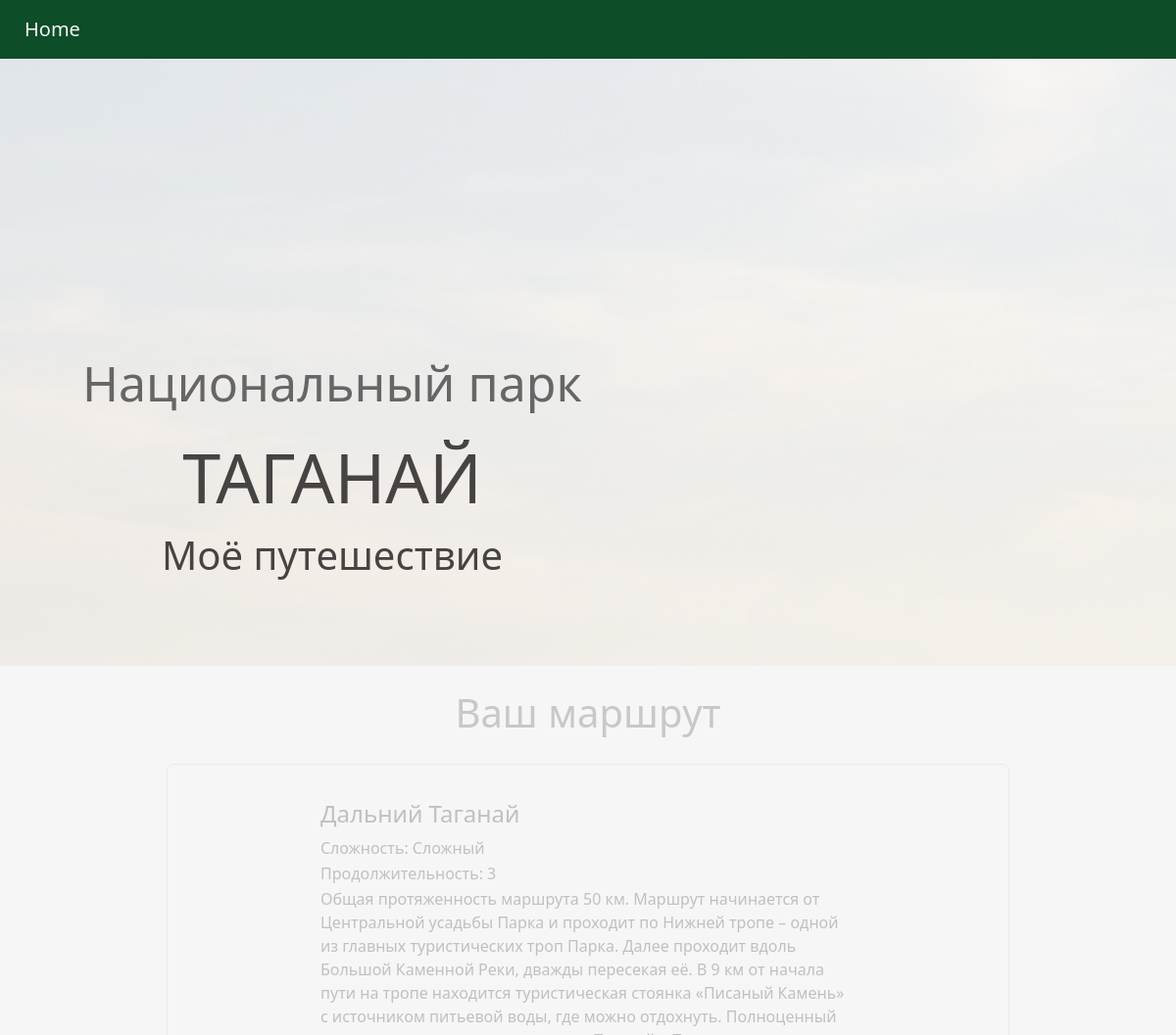
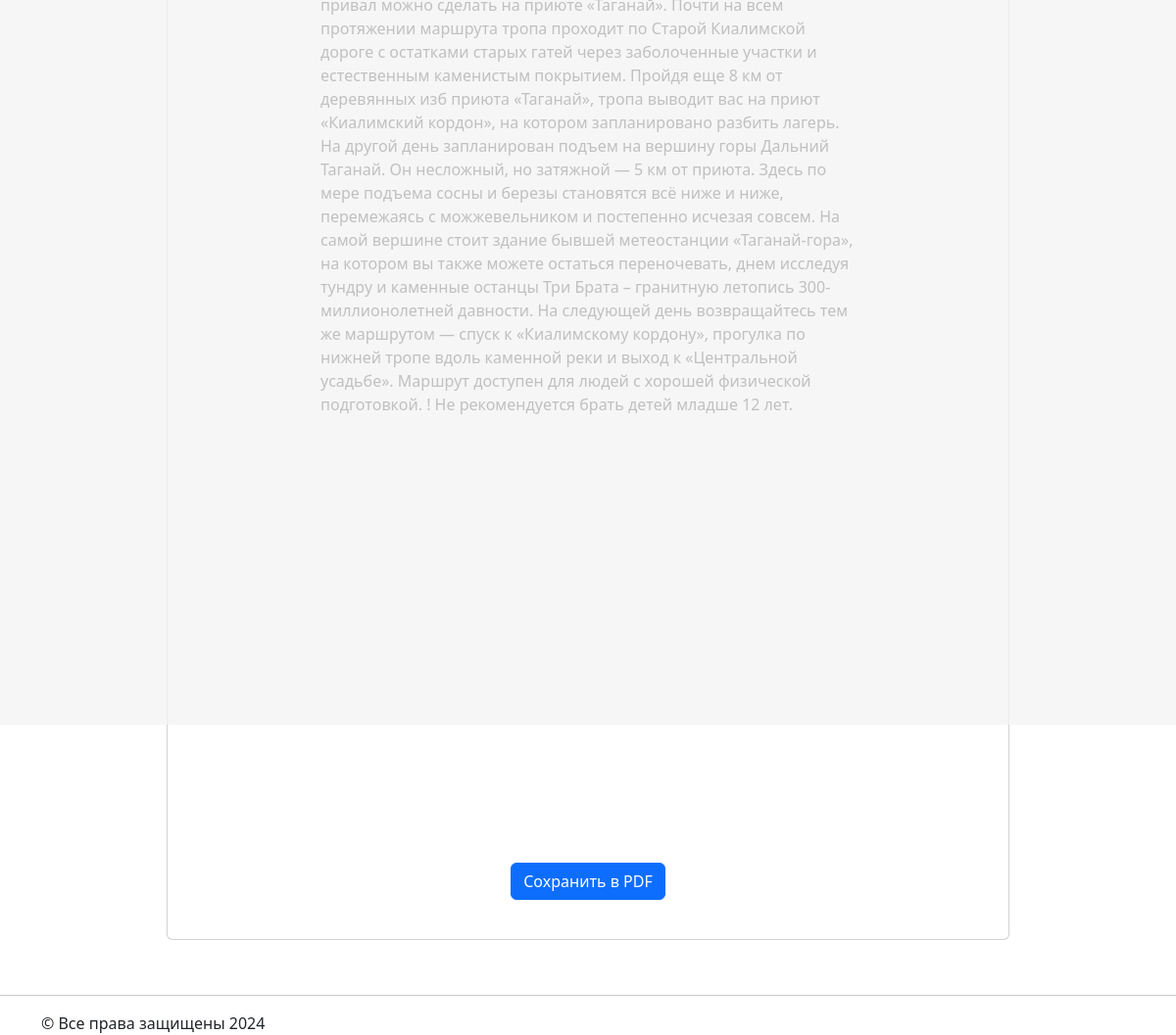
Screenshot of /route/3/ with the database file from the repository (2 pictures, top to bottom).
### naturetrail/models.py (models this page shows)
class Route(models.Model):
    DIFICULT_CHOICES = (
        ("Лёгкий", "Лёгкий"),
        ("Средний", "Средний"),
        ("Сложный", "Сложный"),
        ("Выживание", "Выживание"),
    )
    name = models.CharField(max_length=320, default='generated-route')
    duration = models.PositiveSmallIntegerField()
    level_of_hardness = models.CharField(max_length=20,
                                         choices=DIFICULT_CHOICES, )
    description = models.TextField()
    price_of_accommodation = models.PositiveSmallIntegerField(default=0)
    picture = models.ImageField(upload_to='naturetrail/static/images', null=True)
    equipment = models.FileField(upload_to='equipments',null=True)
    water = models.CharField(max_length=320)
    points = models.ManyToManyField('Point', through='RoutePoint')

### naturetrail/views.py (the view)
# urls.py: path('route/<int:route_id>/', views.route_detail, name='route_detail'),
def route_detail(request, route_id):
    try:
        route = Route.objects.get(pk=route_id)
        data = prepare_data_for_ready_route(route)
    except Route.DoesNotExist:
        return render(request, 'error.html', {'error_message': 'Маршрут не найден'})
    print(data)
    return render(request, 'route_detail.html', data)

### naturetrail/views.py (called while the page is built)
def prepare_data_for_ready_route(_route):
    original_picture_path = _route.picture.name
    to_remove = "naturetrail/static/"
    picture_path = original_picture_path.removeprefix(to_remove)
    points = _route.points.all()
    points_data = [{'name': point.name, 'latitude': point.latitude, 'longitude': point.longitude} for point in points]
    return {
        'form': "form",
        'description_h': _route.description,
        'picture_h': picture_path,
        'name_h': _route.name,
        'dificult_h': _route.level_of_hardness,
        'water_h': _route.water,
        'duration_h': _route.duration,
        'points_data': json.dumps(points_data)
    }

### naturetrail/templates/route_detail.html (shortened to what this page needs)
<!DOCTYPE html>
<html lang="en">
<head>
    {% load static %}
    <link href="{% static 'css/bootstrap.min.css' %}" rel="stylesheet" type="text/css">
    <link href="/static/css/main.css" rel="stylesheet" type="text/css">
</head>
<body>
<nav class="navbar navbar-expand-lg fixed-top" id="menu">
    <a class="navbar-brand" href="/">Home</a>
</nav>
<header class="header_route_detail">
    <div class="overlay_route_detail"></div>
    <div class="container">
        <div class="row">
            <div class="col-md-6 d-flex justify-content-between">
                <div class="description text-center">
                    <h3>
                        <p>
                            Национальный парк
                        </p>
                        ТАГАНАЙ
                    </h3>
                    <div class="preview2">Моё путешествие</div>
                </div>
            </div>
        </div>
    </div>
</header>
<div class="gener" id="gener">
    <div class="container">
        <h1 class="text-center mt-4">Ваш маршрут</h1>
        <div class="row">
            <div class="one">
                <div class="card" id="card">
                    <div class="card-body" id="card-body">
                        <h4 class="card-title">{{name_h}}</h4>
                        <p class="card1-text">Сложность: {{ dificult_h }}</p>
                        <p class="card1-text">Продолжительность: {{ duration_h }}</p>
                        <p class="card-text4">{{ description_h }}</p>
                        <div id="map" style="width: 600px; height: 400px"></div>
                    </div>
                    <div class="container text-center mt-4">
                        <button id="save-pdf" class="btn btn-primary">Сохранить в PDF</button>
                    </div>
                </div>
            </div>
        </div>
    </div>
</div>
<hr>
<footer class="container">
    &copy; Все права защищены 2024
</footer>
</body>
</html>

### naturetrail/static/css/main.css (style rules this page uses)
.navbar { background:#0d4d28; padding: 10px 10px 10px 10px; }
.nav-link , .navbar-brand { margin-left: 15px; color: #f4f4f4; cursor: pointer; }
.header_route_detail { height: 85vh; background-image: url('/static/img/taganay_main_fon1.jpg'); background-attachment: fixed; background-size: cover; background-position: center; }
.overlay_route_detail { position: absolute; height: 85%; min-width: 100%; left: 0; top: 0; background: rgba(244, 244, 244, 0.79); z-index: 1; }
.description { position: absolute; top: 15%; margin: 5px 30px 30px 10px; padding: 2em; z-index: 2; }
.description h3 { font-size: 70px; color:#474343 ; }
.description p { text-align: center; color:#666; font-size: 50px; width:100%; line-height: 1.5; }
.card1-text { margin-bottom:2px; color:#000000; }
.preview2 { font-size: 40px; color:#474343; }
.one { padding: 20px 140px 40px 140px; text-aligin:center; }
.gener .card { padding: 20px 140px 40px 140px; }
.card-text4 { font-size:18; }
.card-body { text-decoration: none; color: black; }

### rows the page displays
Route: name "Дальний Таганай", level_of_hardness "Сложный", description "Общая протяженность маршрута 50 км. Маршрут начинается от Центральной усадьбы Парка и проходит по Нижней тропе – одной из главных туристических троп Парка. Далее проходит вдоль Большой Каменной Реки, дважды пересекая её. В 9 км от начала пути на тропе находится туристическая стоянка «Писаный Камень» с источником питьевой воды, где можно отдохнуть. Полноценный привал можно сделать на приюте «Таганай». Почти на всем протяжении маршрута тропа проходит по Старой Киалимской дороге с остатками старых гатей через заболоченные участки и естественным каменистым покрытием. Пройдя еще 8 км от деревянных изб приюта «Таганай», тропа выводит вас на приют «Киалимский кордон», на котором запланировано…"

### other values shown
{{ duration_h }} "3"
